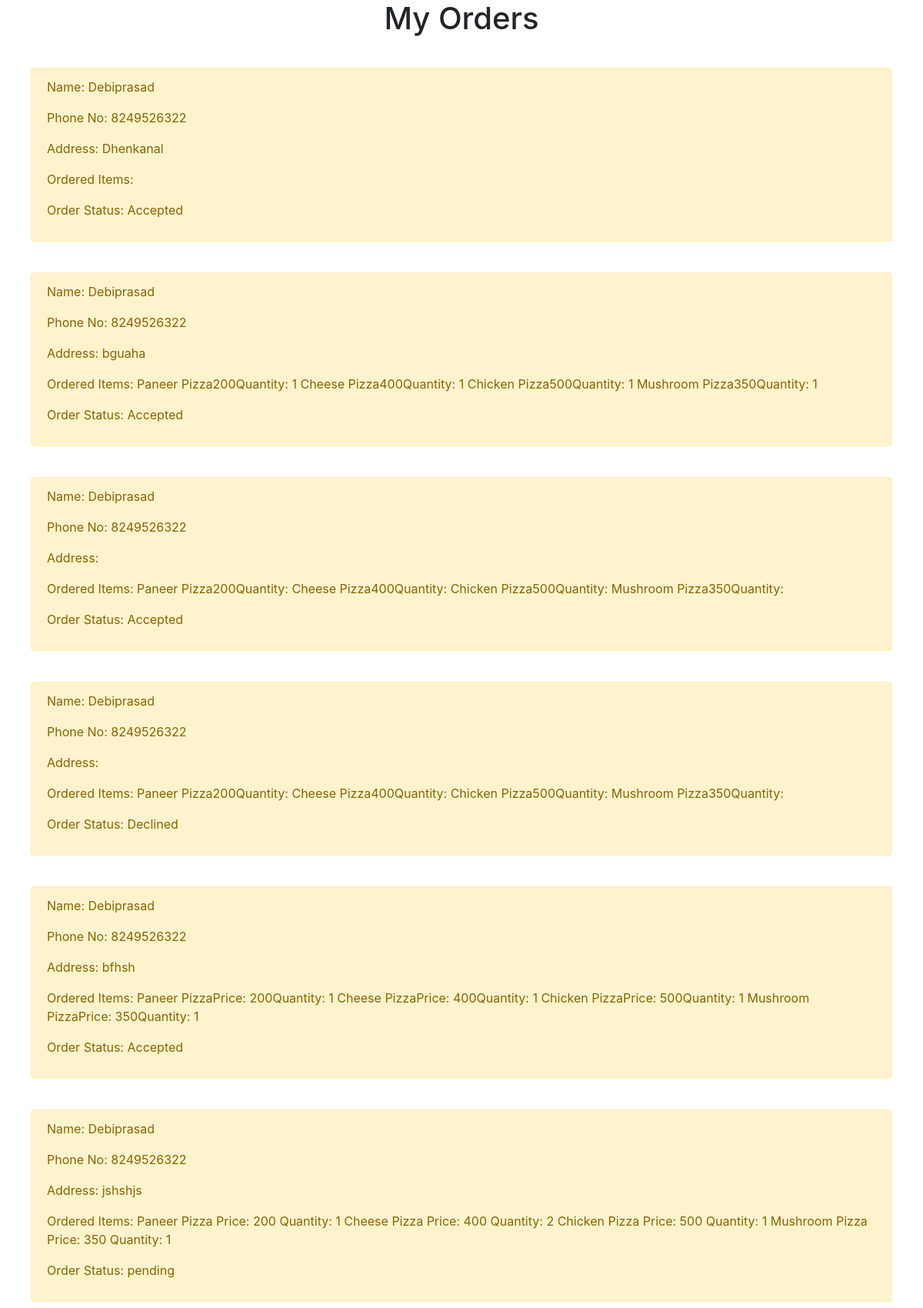
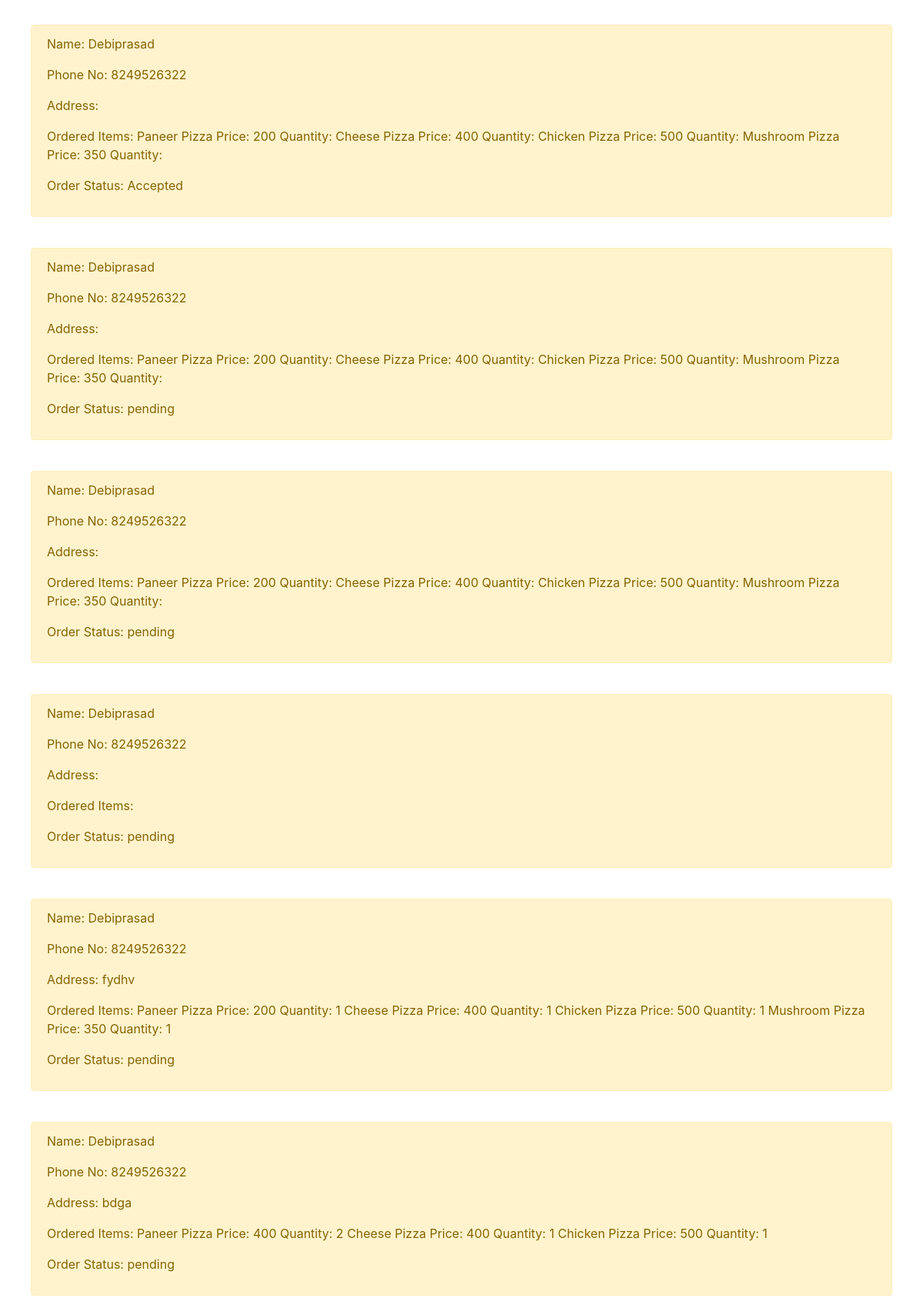
Page /user_orders_section/ (signed in, upper part) on the committed database (2 pictures, top to bottom).
### pizza_app/models.py (models this page shows)
class Order_Model(models.Model):
    user_name = models.CharField(max_length=10)
    phone_no = models.CharField(max_length=10)
    user_address = models.CharField(max_length=100)
    ordered_items = models.CharField(max_length=20)
    order_status = models.CharField(max_length=10)

### pizza_app/views.py (the view)
# urls.py: path('user_orders_section/', user_orders),
def user_orders(request):
    orders = Order_Model.objects.filter(user_name=request.user.username)
    context = {'orders': orders}
    return render(request, 'pizza_app/user_orders_section.html', context)

### pizza_app/templates/pizza_app/user_orders_section.html
{% extends 'base.html' %}
{% block content %}
<h1 style="text-align: center">My Orders</h1>
{% for order in orders %}
    <div style="margin: 40px" class="alert alert-warning" role="alert">
        <p>Name: {{order.user_name}}</p>
        <p>Phone No: {{order.phone_no}}</p>
        <p>Address: {{order.user_address}}</p>
        <p>Ordered Items: {{order.ordered_items}}</p>
        <p>Order Status: {{order.order_status}}</p>
    </div>
{% endfor %}
{% endblock %}

### rows in the picture
Order_Model: user_name "Debiprasad", phone_no "8249526322", user_address "Dhenkanal", order_status "Accepted"
Order_Model: user_name "Debiprasad", phone_no "8249526322", user_address "bguaha", ordered_items "Paneer Pizza200Quantity: 1 Cheese Pizza400Quantity: 1 Chicken Pizza500Quantity: 1 Mushroom Pizza350Quantity: 1", order_status "Accepted"
Order_Model: user_name "Debiprasad", phone_no "8249526322", ordered_items "Paneer Pizza200Quantity: Cheese Pizza400Quantity: Chicken Pizza500Quantity: Mushroom Pizza350Quantity:", order_status "Accepted"
Order_Model: user_name "Debiprasad", phone_no "8249526322", ordered_items "Paneer Pizza200Quantity: Cheese Pizza400Quantity: Chicken Pizza500Quantity: Mushroom Pizza350Quantity:", order_status "Declined"
Order_Model: user_name "Debiprasad", phone_no "8249526322", user_address "bfhsh", ordered_items "Paneer PizzaPrice: 200Quantity: 1 Cheese PizzaPrice: 400Quantity: 1 Chicken PizzaPrice: 500Quantity: 1 Mushroom PizzaPrice: 350Quantity: 1", order_status "Accepted"
Order_Model: user_name "Debiprasad", phone_no "8249526322", user_address "jshshjs", ordered_items "Paneer Pizza Price: 200 Quantity: 1 Cheese Pizza Price: 400 Quantity: 2 Chicken Pizza Price: 500 Quantity: 1 Mushroom Pizza Price: 350 Quantity: 1", order_status "pending"
Order_Model: user_name "Debiprasad", phone_no "8249526322", ordered_items "Paneer Pizza Price: 200 Quantity: Cheese Pizza Price: 400 Quantity: Chicken Pizza Price: 500 Quantity: Mushroom Pizza Price: 350 Quantity:", order_status "Accepted"
Order_Model: user_name "Debiprasad", phone_no "8249526322", ordered_items "Paneer Pizza Price: 200 Quantity: Cheese Pizza Price: 400 Quantity: Chicken Pizza Price: 500 Quantity: Mushroom Pizza Price: 350 Quantity:", order_status "pending"
Order_Model: user_name "Debiprasad", phone_no "8249526322", ordered_items "Paneer Pizza Price: 200 Quantity: Cheese Pizza Price: 400 Quantity: Chicken Pizza Price: 500 Quantity: Mushroom Pizza Price: 350 Quantity:", order_status "pending"
Order_Model: user_name "Debiprasad", phone_no "8249526322", order_status "pending"
Order_Model: user_name "Debiprasad", phone_no "8249526322", user_address "fydhv", ordered_items "Paneer Pizza Price: 200 Quantity: 1 Cheese Pizza Price: 400 Quantity: 1 Chicken Pizza Price: 500 Quantity: 1 Mushroom Pizza Price: 350 Quantity: 1", order_status "pending"
Order_Model: user_name "Debiprasad", phone_no "8249526322", user_address "bdga", ordered_items "Paneer Pizza Price: 400 Quantity: 2 Cheese Pizza Price: 400 Quantity: 1 Chicken Pizza Price: 500 Quantity: 1", order_status "pending"
